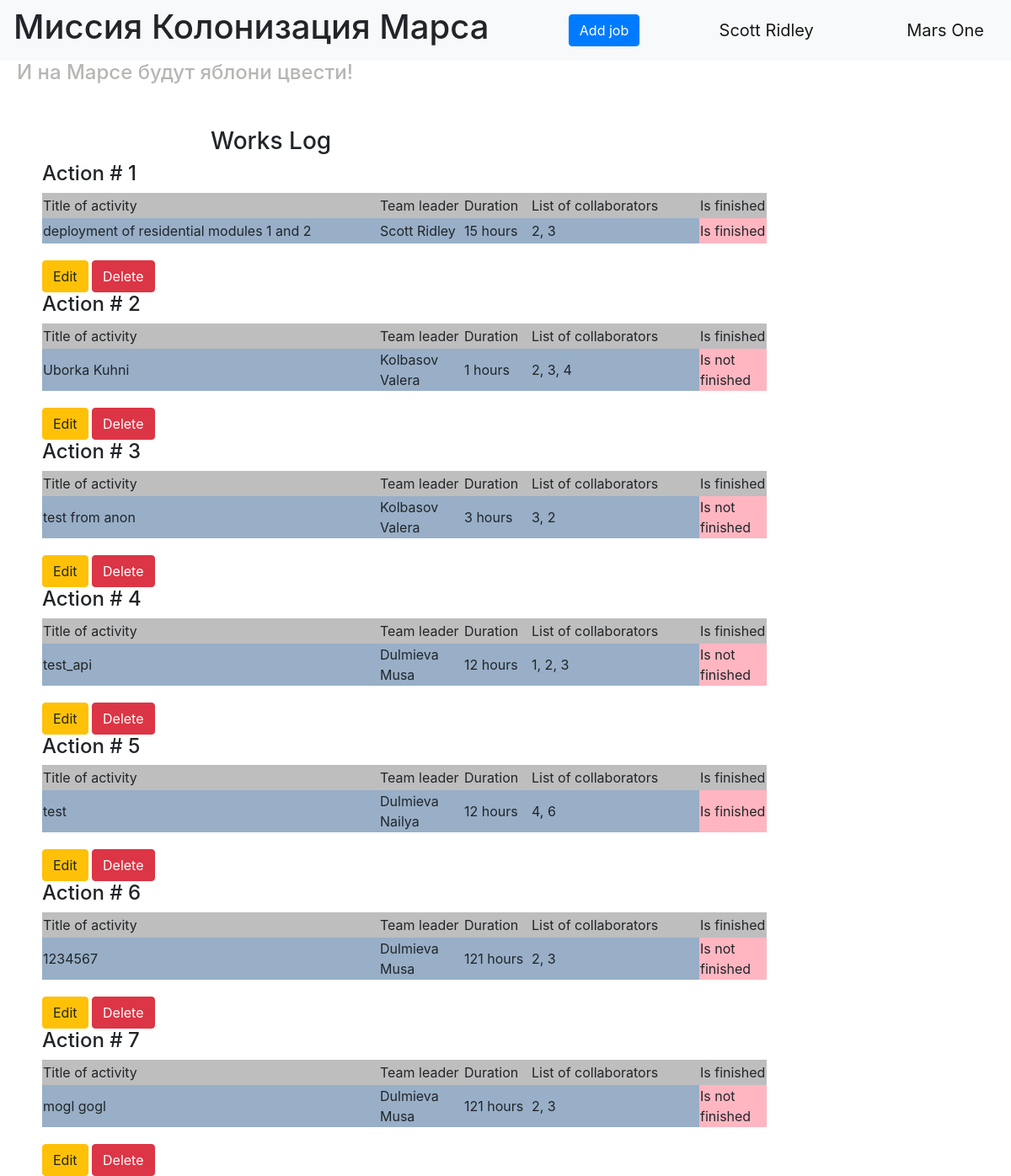
The page / (signed in) on the database its author committed.
### data/new_user.py (models this page shows, shortened)
class User(SqlAlchemyBase, UserMixin, SerializerMixin):
    __tablename__ = 'users'
    id = sqlalchemy.Column(sqlalchemy.Integer,
                           primary_key=True, autoincrement=True)
    surname = sqlalchemy.Column(sqlalchemy.String, nullable=True)
    name = sqlalchemy.Column(sqlalchemy.String, nullable=True)
    age = sqlalchemy.Column(sqlalchemy.Integer, nullable=True)
    position = sqlalchemy.Column(sqlalchemy.String, nullable=True)
    speciality = sqlalchemy.Column(sqlalchemy.String, nullable=True)
    address = sqlalchemy.Column(sqlalchemy.String, nullable=True)
    email = sqlalchemy.Column(sqlalchemy.String, unique=True, nullable=True)
    hashed_password = sqlalchemy.Column(sqlalchemy.String, nullable=True)
    modified_date = sqlalchemy.Column(sqlalchemy.DateTime)

### data/jobs.py (models this page shows)
class Jobs(SqlAlchemyBase, SerializerMixin):
    __tablename__ = 'jobs'
    id = sqlalchemy.Column(sqlalchemy.Integer,
                           primary_key=True, autoincrement=True)
    team_leader = sqlalchemy.Column(sqlalchemy.Integer,
                                    sqlalchemy.ForeignKey("users.id"))
    job = sqlalchemy.Column(sqlalchemy.String, nullable=True)
    work_size = sqlalchemy.Column(sqlalchemy.Integer, nullable=True)
    collaborators = sqlalchemy.Column(sqlalchemy.String, nullable=True)
    start_date = sqlalchemy.Column(sqlalchemy.DateTime, default=datetime.datetime.now)
    end_date = sqlalchemy.Column(sqlalchemy.DateTime)
    is_finished = sqlalchemy.Column(sqlalchemy.Boolean, default=True)

### main_old.py (the view)
@app.route("/")
def index():
    jobs = []
    for job in db_sess.query(Jobs).all():
        user = db_sess.query(User).filter(User.id == job.team_leader).first()
        name = user.surname + ' ' + user.name
        jobs.append((job.job, name, f'{job.work_size} hours', job.collaborators,
                     'Is finished' if job.is_finished else 'Is not finished',
                     current_user.is_authenticated and (job.team_leader == current_user.id or current_user.id == 1),
                     job.id))
    return render_template("index.html", style=url_for('static', filename='css/style.css'), jobs=jobs)

### data/db_session.py (called while the page is built)
def create_session() -> Session:
    global __factory
    return __factory()

### main_old.py (called while the page is built)
@login_manager.user_loader
def load_user(user_id):
    db_sess = db_session.create_session()
    return db_sess.query(User).get(user_id)

### templates/index.html
{% extends "base.html" %}
{% block content %}
<div class="main_content">
    <h3 class="works_log">Works Log</h3>
    {% for job in jobs %}
        <h4>Action # {{loop.index}}</h4>
        <table class="job_table">
            <tr class="cap">
                <td width="400px" height="20px">Title of activity</td>
                <td width="100px" height="20px">Team leader</td>
                <td width="80px" height="20px">Duration</td>
                <td width="200px" height="20px">List of collaborators</td>
                <td width="80px" height="30px">Is finished</td>
            </tr>
            <tr class="info">
                <td width="400px" height="20px">{{job[0]}}</td>
                <td width="100px" height="20px">{{job[1]}}</td>
                <td width="80px" height="20px">{{job[2]}}</td>
                <td width="200px" height="20px">{{job[3]}}</td>
                <td width="80px" height="30px" class="is_finished_info">{{job[4]}}</td>
            </tr>
        </table>
        {% if job[5] %}
            <div>
                <a href="/editjob/{{ job[6] }}" class="btn btn-warning">
                    Edit
                </a>
                <a href="/deletejob/{{ job[6] }}" class="btn btn-danger">
                    Delete
                </a>
            </div>
        {% endif %}
    {% endfor %}
</div>
{% endblock %}
{% block style_block %}
<link href={{style}} rel="stylesheet" type="text/css">
{% endblock %}

### templates/base.html (shortened to what this page needs)
<!doctype html>
<html lang="en">
<head>
    <link rel="stylesheet"
          href="https://stackpath.bootstrapcdn.com/bootstrap/4.4.1/css/bootstrap.min.css"
>
    {% block style_block %}{% endblock %}
</head>
<body>
    <nav class="navbar navbar-light bg-light">
        <H1>Миссия Колонизация Марса</H1>
        {% if current_user.is_authenticated %}
            <p>
                <a class="btn btn-primary " href="/addjob">Add job</a>
            </p>
            <a class="navbar-brand" href="/logout">{{ current_user.surname }} {{ current_user.name }}</a>
        {% else %}
            <p>
                <a class="btn btn-primary " href="/register">Зарегистрироваться</a>
                <a class="btn btn-success" href="/login">Войти</a>
            </p>
        {% endif %}
        <a class="navbar-brand" href="/">Mars One</a>
    </nav>
    <H4 class="apple">И на Марсе будут яблони цвести!</H4>
    {% block content %}{% endblock %}
</body>
</html>

### static/css/style.css (style rules this page uses)
.works_log { margin-left: 200px; }
.main_content { margin-left: 50px; margin-top: 50px; }
.cap { background-color: #BEBEBE; }
.apple { margin-left: 20px; color: #B6B6B4; }
.info { background-color: #98AFC7; }
.is_finished_info { background-color: #ffb6c1; }
.job_table { margin-bottom: 20px; }
p { margin-bottom: 1px; }

### rows shown on the page
User: surname "Scott", name "Ridley"
Jobs: job "deployment of residential modules 1 and 2", job "Scott Ridley", job "15 hours", collaborators "2, 3", job "Is finished"
Jobs: job "Uborka Kuhni", job "Kolbasov Valera", job "1 hours", collaborators "2, 3, 4", job "Is not finished"
Jobs: job "test from anon", job "Kolbasov Valera", job "3 hours", collaborators "3, 2", job "Is not finished"
Jobs: job "test_api", job "Dulmieva Musa", job "12 hours", collaborators "1, 2, 3", job "Is not finished"
Jobs: job "test", job "Dulmieva Nailya", job "12 hours", collaborators "4, 6", job "Is finished"
Jobs: job "1234567", job "Dulmieva Musa", job "121 hours", collaborators "2, 3", job "Is not finished"
Jobs: job "mogl gogl", job "Dulmieva Musa", job "121 hours", collaborators "2, 3", job "Is not finished"
